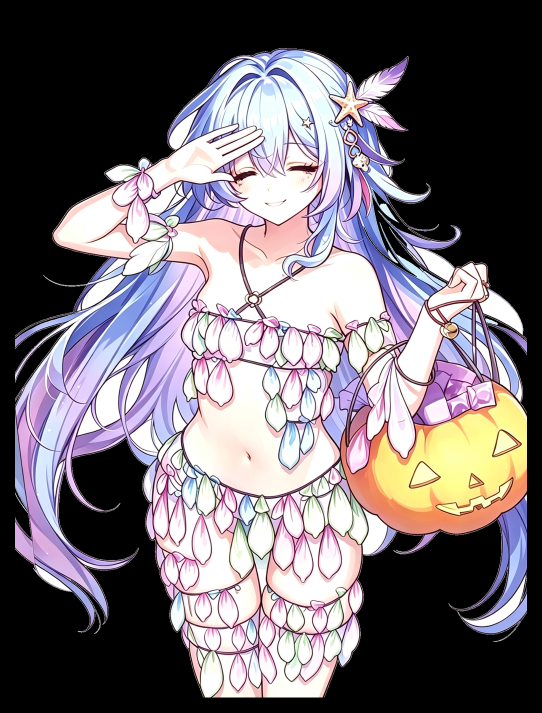
#> input picture taozi-pet/incoming-assets/blink-03-r2.png, 1084 x 1425 px (shown at 1/2 size)
$ python -i assemble-incoming-assets.py   (imports and definitions only)
#> lines starting #> are read from the running program, lines starting #| are printed output that depends on the picture
"""
assemble-incoming-assets.py — 组装 + 归一化 taozi-pet/incoming-assets

读取 preprocess 写入的透明帧，按 pet-spec.json 的 frames 逐状态原地归一化
（按 sourceOccupancy 缩放 + 居中 + 底部对齐到 sourceCanvas）。

**全部状态同一套规则，不按状态名/id/trigger 做任何分支**：以状态内中位数帧为参考，
每帧先按占用率算统一因子 su，再把 sx、sy 分别限定在 su*(1±cap) 内
（cap = assetPipeline.sourceScaleAxisCap，默认 0.01784，对应宽高比形变上限
(1+cap)²−1 ≈ 3.6%、面积漂移 <7%、qa 限 8%）。
该规则自动适配：姿态几乎不动的状态其 sx≈sy≈su，钳制不生效，结果等同于逐轴精确对齐；
姿态变化大的状态则保留有限的非等比空间，避免被压扁/拉长。

因此动作**改名 / 新增 / 删除**都无需改动本脚本。

阈值唯一权威来自 pet-spec.json 的 assetPipeline.source*，与 process-assets.mjs / qa-assets.mjs 共用。

用法：
  python assemble-incoming-assets.py
  python assemble-incoming-assets.py --states idle blink
"""
import os
import argparse
import json
import shutil
import numpy as np
from PIL import Image

from python_env import ensure_env

ROOT = os.path.dirname(os.path.abspath(__file__))
INC = os.path.join(ROOT, "taozi-pet", "incoming-assets")            # 透明帧源 + 归一化输出（原地）
SPEC = os.path.join(ROOT, "taozi-pet", "pet-spec.json")             # 帧清单权威来源

# 阈值唯一权威来自 pet-spec.json assetPipeline（与 process-assets.mjs / qa-assets.mjs 共用）
# [1 line not run here, left out]
# [1 line that did not run here, left out]
# [1 line that did not run here, left out]
# [1 line that did not run here, left out]
# [1 line that did not run here, left out]
# [1 line that did not run here, left out]


# [64 lines left out: functions load_states, subject_bbox, _target_size, render_matted, not called in this run]


def build_state(frames):
    """处理单个状态：先算中位数参考尺寸，再逐帧做有界非等比归一化写回。"""
    # 1) 计算状态内中位数参考尺寸
    sizes = []
    for fr in frames:
        arr = np.array(Image.open(os.path.join(INC, fr[:-4] + ".png")).convert("RGBA"))
        t, btm, l, r = subject_bbox(arr)
        t = max(0, t - PAD); btm = min(arr.shape[0] - 1, btm + PAD)
        l = max(0, l - PAD); r = min(arr.shape[1] - 1, r + PAD)
        sizes.append(_target_size(r - l + 1, btm - t + 1))
    sizes.sort(key=lambda s: s[0] * s[1])
    ref_size = sizes[len(sizes) // 2]

    done = 0
    for fr in frames:
        dst = os.path.join(INC, fr)
        if not os.path.exists(dst):
            raise RuntimeError(f"帧缺失：{dst}（请先运行 preprocess 把透明帧写入 incoming）")
        render_matted(fr[:-4], ref_size).save(dst)
        done += 1
        print(f"  norm   {fr}")
    return done


# [18 lines left out: function main, not called in this run]


# [2 lines not run here, left out]

>>> import cv2
>>> picture = cv2.imread('taozi-pet/incoming-assets/blink-03-r2.png', cv2.IMREAD_GRAYSCALE)
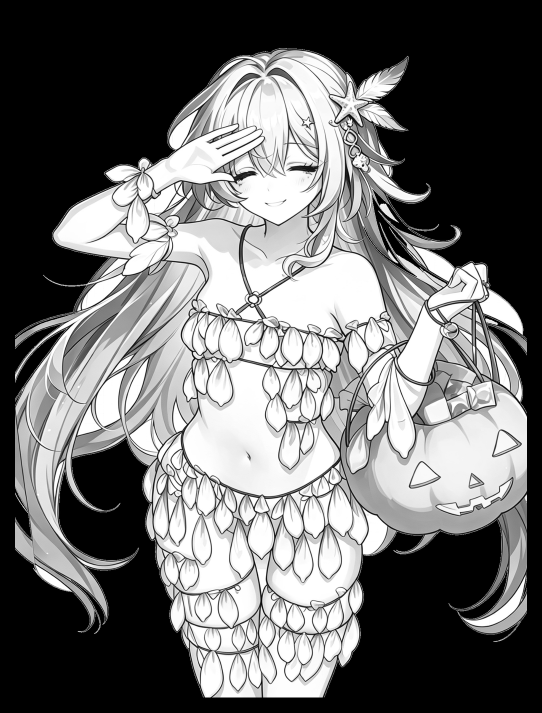
#> picture: shape (1425, 1084) (shown at 1/2 size); min 0, max 255, mean 111.4
#> (the run stopped early here; a loop or call above may not have finished)

$ run again, on taozi-pet/incoming-assets/happy-01.png
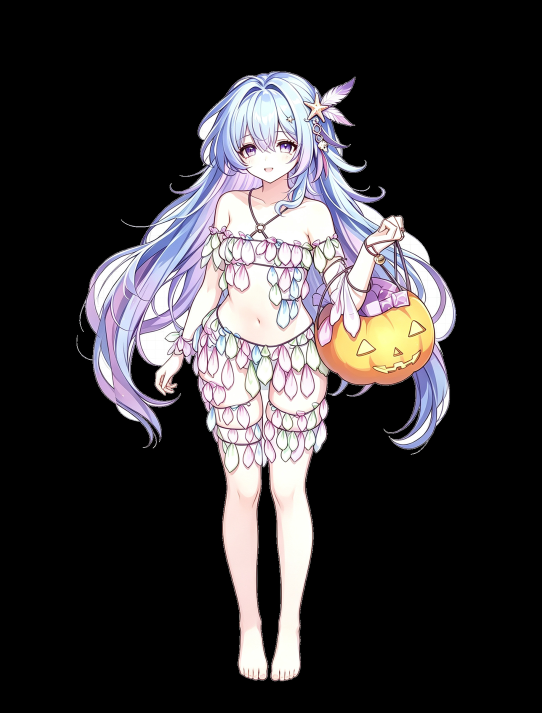
#> input picture taozi-pet/incoming-assets/happy-01.png, 1084 x 1425 px (shown at 1/2 size)
#> `picture = cv2.imread('taozi-pet/incoming-assets/blink-03-r2.png', cv2...`:
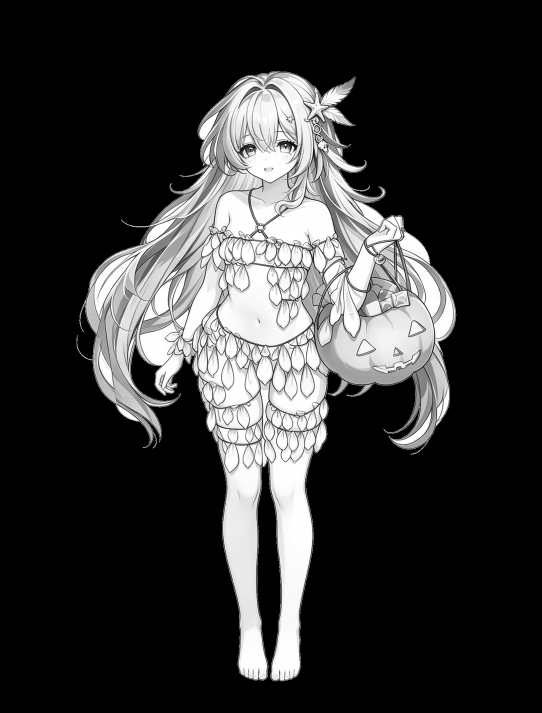
#> picture: shape (1425, 1084) (shown at 1/2 size); min 0, max 255, mean 53.4

$ run again, on taozi-pet/incoming-assets/happy-03-r2.png
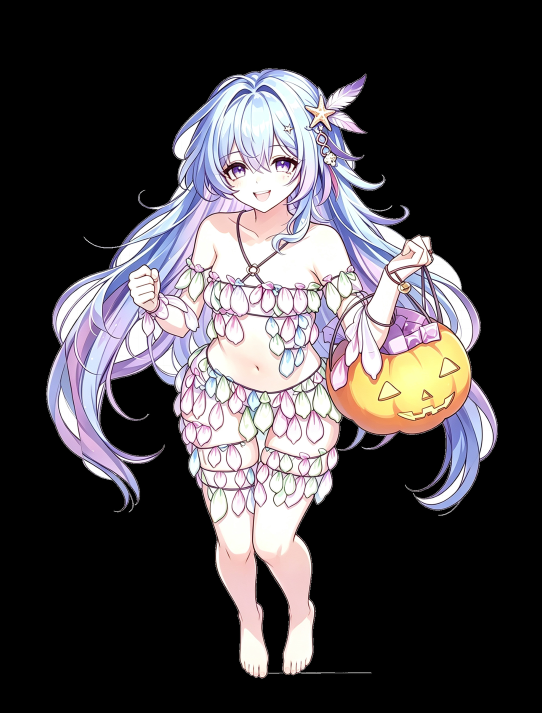
#> input picture taozi-pet/incoming-assets/happy-03-r2.png, 1084 x 1425 px (shown at 1/2 size)
#> `picture = cv2.imread('taozi-pet/incoming-assets/blink-03-r2.png', cv2...`:
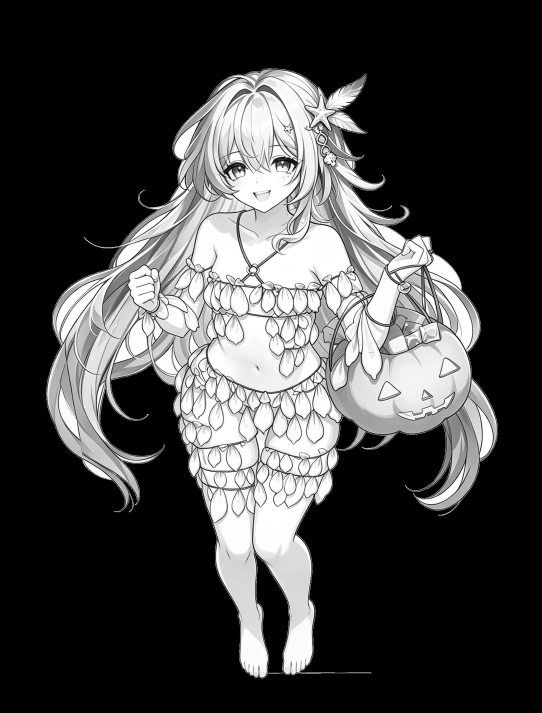
#> picture: shape (1425, 1084) (shown at 1/2 size); min 0, max 255, mean 69
